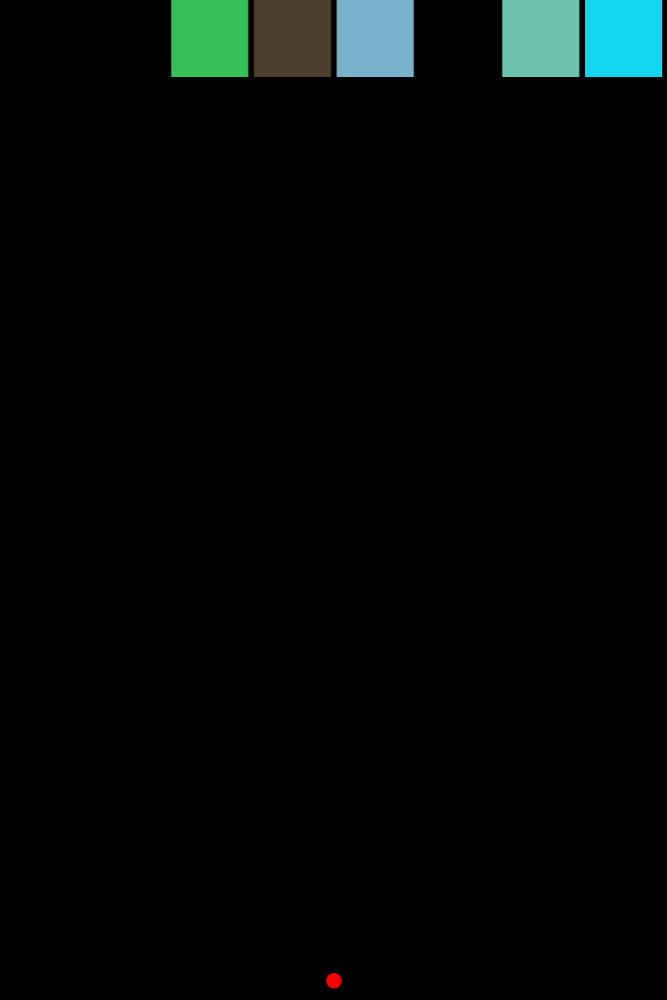
Frame 1 (no input)
Frame 60 (no input): identical to frame 1, image omitted
Frame 120 (the mouse pressed at the canvas centre since frame 60): identical to frame 1, image omitted

The p5.js sketch that drew this single still picture (run headless with seeded random() and noise() and a simulated clock; from frame 60 on, the mouse is pressed at the canvas centre):

// p5.js sketch
// ── sketch.js
let canvasHeight = document.documentElement.clientHeight;
let canvasWidth = canvasHeight / 1.5;

if (document.documentElement.clientHeight > document.documentElement.clientWidth)
    canvasWidth = document.documentElement.clientWidth;

let balls = [];
let player;
let dragged = false;
let ended;
let turn = 0;
let obstacles = [];
let colsNum = 8;
let spacing = canvasWidth / (colsNum * 15);
let obstWidth = (canvasWidth - (colsNum + 1) * spacing) / colsNum;
let ballRadius = obstWidth / 10;
let restartBtn;

function setup() {
    createCanvas(canvasWidth, canvasHeight);
    background(0);
    init();
}



function draw() {
    if (ended) return;
    background(0);

    obstacles.forEach(ob => {
        ob.draw()
        if (ob.didReachEnd()) {
            ended = true;
            background(0);
            endGame();
            renderRestart();
            return;
        }
    })
    player.draw();

    if (player.canThrow()) {
        if (dragged)
            player.drawTrace();
    }
    else
        player.throw(obstacles);
}

function mouseDragged() {
    dragged = true;
}

function mouseReleased() {
    dragged = false;
    if (player.canThrow()) {
        turn++;
        player.setBalls();
    }
}

function endGame() {
    obstacles.forEach(ob => ob.removeDom());
    obstacles = [];
}


function renderRestart() {
    if (restartBtn)
        restartBtn.show();
    else {
        restartBtn = createButton("Restart");
        restartBtn.addClass('restart');
    }
    restartBtn.mouseClicked(init);
}

function init() {
    if (restartBtn) restartBtn.hide();
    ended = false;
    turn = 1;

    player = new Player(canvasWidth / 2, canvasHeight - ballRadius, ballRadius)

    for (let i = 0; i < colsNum * 1; i++)
        if (Math.random() < 0.5)
            obstacles.push(new Obstacle(
                spacing + obstWidth * (i % colsNum) + spacing * (i % colsNum),
                obstWidth * floor(i / colsNum) + spacing * floor(i / colsNum),
                obstWidth,
                floor(random(1, 2)),
                floor(random(1, 256)),
                floor(random(1, 256)),
                floor(random(1, 256))));
}
// ── ball.js
class Ball {
    constructor(x, y, r) {
        this.pos = createVector(x, y);
        this.r = r;
        this.velMult = 3;
        this.lifetime = 256;
    }

    setDir(x, y, xTo, yTo) {
        this.pos = createVector(x, y);
        this.vel = createVector(xTo - this.pos.x, yTo - this.pos.y).normalize().mult(this.r * this.velMult);
    }


    draw() {
        noStroke();
        fill(255);
        ellipse(this.pos.x, this.pos.y, this.r * 4);
    }

    update() {
        this.pos.add(this.vel);
    }

    checkCollision() {
        if (this.pos.x + this.r >= width || this.pos.x - this.r <= 0) {
            this.vel.x *= -1;
            this.lifetime--;
        }
        if (this.pos.y - this.r < 0) {
            this.vel.y *= -1;
            this.lifetime--;
        }
    }
    isEnded() {
        return this.pos.y - this.r >= height || this.lifetime == 0;
    }
    changeDir(x, y) {
        if (x == 0 || x == 2) this.vel.x *= -1;
        if (y == 1 || y == 3) this.vel.y *= -1;
        this.lifetime = 255;
    }
}
// ── obstacle.js
class Obstacle {
    constructor(x, y, w, n, r, g, b) {
        this.x = x;
        this.y = y;
        this.w = w;
        this.n = n;
        this.r = r;
        this.g = g;
        this.b = b;
        this.initDomTxt(n, r, g, b);
    }

    draw() {
        noStroke();
        fill(this.r, this.g, this.b);
        rect(this.x, this.y, this.w, this.w);
    }

    initDomTxt(n, r, g, b) {
        this.domTxt = createP(n);
        this.domTxt.addClass('value');
        this.setDomTxtPos();
        this.domTxt.style('color', `rgb(${255 - r},${255 - g},${255 - b})`)
        this.domTxt.style('font-size', (this.w) / 2 + 'px');
    }

    update() {
        this.y += this.w + spacing;
        this.setDomTxtPos();
    }

    setDomTxtPos() {
        this.domTxt.style('left', windowWidth / 2 - width / 2 + this.x + this.w / 2 + 'px');
        this.domTxt.style('top', this.y + this.w / 2 + 'px');
    }


    checkCollision(ball) {
        let xSide = -1, ySide = -1;
        let tx = ball.pos.x, ty = ball.pos.y;
        if (ball.pos.x < this.x) {
            xSide = 0;
            tx = this.x;
        }
        else if (ball.pos.x > this.x + this.w) {
            xSide = 2;
            tx = this.x + this.w;
        }

        if (ball.pos.y < this.y) {
            ySide = 1;
            ty = this.y;
        }
        else if (ball.pos.y > this.y + this.w) {
            ySide = 3;
            ty = this.y + this.w;
        }

        let dx = ball.pos.x - tx;
        let dy = ball.pos.y - ty;
        let distance = Math.sqrt(dx * dx + dy * dy);

        return distance <= ball.r * ball.velMult ? { d: distance, x: xSide, y: ySide } : null;
    }

    decrement() {
        this.domTxt.html(--this.n);
    }

    isDestroyed() {
        return this.n <= 0;
    }

    didReachEnd() {
        return this.y + this.w > height - this.w;
    }


    removeDom() {
        this.domTxt.remove();
    }
}
// ── player.js
class Player {
    constructor(x, y, r) {
        this.x = x;
        this.y = y - r * 1.5;
        this.r = r;
        this.ballCount = 1;
        this.balls = [new Ball(x, y, r)]
        this.canShoot = true;
        this.curDestroyedObs = 0;
        this.curStartFrame = -1;
        this.interval = r;
    }

    draw() {
        noStroke();
        fill(255, 0, 0);
        ellipse(this.x, this.y, this.r * 2);
    }

    changePos() {
        this.x = floor(random(this.r * 2, width - this.r * 2))
    }

    addBall() {
        this.ballCount++;
        this.balls.push(new Ball(this.x, this.y, this.r));
    }

    canThrow() {
        return this.canShoot;
    }

    drawTrace() {
        strokeWeight(this.r);
        stroke(255)
        line(this.x, this.y, mouseX, mouseY);
    }

    setBalls() {
        this.curStartFrame = frameCount;
        this.canShoot = false;
        for (let i = 0; i < this.curDestroyedObs; i++)
            this.addBall();
        this.curDestroyedObs = 0;

        this.balls.forEach(b => b.setDir(this.x, this.y, mouseX, mouseY))
    }

    throw(obstacles) {
        let endedCount = 0;

        this.balls.forEach((b, i) => {
            if (b.isEnded()) {
                endedCount++;
                return;
            }
            if (frameCount < i * this.interval + this.curStartFrame) return;
            b.draw();
            b.update();
            b.checkCollision();

            let record = { d: Number.MAX_VALUE };
            let closest = null;
            for (let i = obstacles.length - 1; i >= 0; i--) {
                let ob = obstacles[i];

                if (ob.isDestroyed()) {
                    ob.removeDom();
                    this.curDestroyedObs++;
                    obstacles.splice(i, 1);
                }
                let data = ob.checkCollision(b)
                if (data && data.d < record.d) {
                    record = data;
                    closest = ob;
                }
            }

            if (closest) {
                closest.decrement();
                b.changeDir(record.x, record.y);
            }
        });


        if (endedCount == this.ballCount) {
            this.canShoot = true;
            this.changePos();
            obstacles.forEach(ob => ob.update())
            for (let i = 0; i < colsNum; i++) {
                if (random() < 0.5)
                    obstacles.unshift(new Obstacle(
                        spacing + obstWidth * (i % colsNum) + spacing * (i % colsNum),
                        obstWidth * floor(i / colsNum) + spacing * floor(i / colsNum),
                        obstWidth,
                        floor(random(turn * 2, turn * 4)),
                        floor(random(1, 256)),
                        floor(random(1, 256)),
                        floor(random(1, 256))));
            }
        }
    }
}
